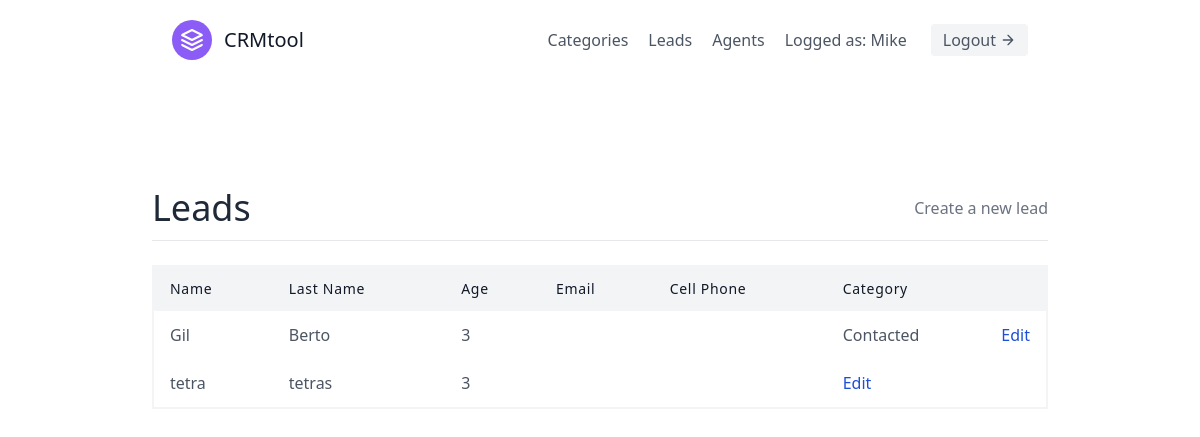
/leads/ (signed in), run on an earlier commit of the app's database.
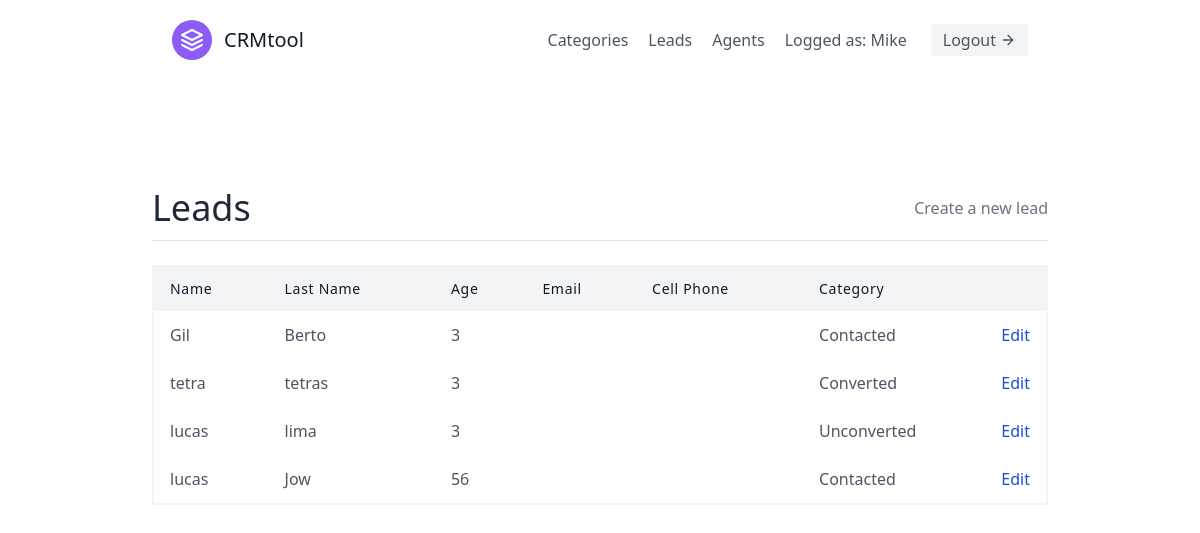
And on a later commit of the database.
### leads/models.py (models this page shows, shortened)
class User(AbstractUser):
    is_organisor = models.BooleanField(default=True)
    is_agent = models.BooleanField(default=False)

class Lead(models.Model):
    first_name = models.CharField(max_length=20)
    last_name = models.CharField(max_length=20)
    age = models.IntegerField(default=0)
    phone_number = models.CharField(blank=True, null=True, max_length=15)
    data_created = models.DateField(auto_now_add=True)
    organisation = models.ForeignKey(UserProfile, on_delete=models.CASCADE)
    agent = models.ForeignKey('Agent', blank=True, null=True, on_delete=models.SET_NULL) #Cascade means when agent is deleted leads is deleted too
    category = models.ForeignKey('Category', related_name='leads', blank=True, null=True, on_delete=models.SET_NULL)

class Category(models.Model):
    name = models.CharField(max_length=128)
    organisation = models.ForeignKey(UserProfile, on_delete=models.CASCADE)

### leads/views.py (the view)
# urls.py: path('', ListLeadsClassView.as_view(), name='list_lead'),
class ListLeadsClassView(LoginRequiredMixin, generic.ListView):
    template_name = 'leads/list_lead.html'
    context_object_name = 'leads'
    def get_queryset(self):
        user = self.request.user
        if (user.is_organisor):
            queryset = Lead.objects.filter(
                organisation=user.userprofile,
                agent__isnull=False
            )
        else:
            queryset = Lead.objects.filter(
                organisation=user.agent.organisation,
                agent__isnull=False
            )
            queryset = Lead.objects.filter(agent__user=user)
        return queryset
    def get_context_data(self, **kwargs):
        context = super(ListLeadsClassView, self).get_context_data(**kwargs)
        user = self.request.user
        if (user.is_organisor):
            queryset = Lead.objects.filter(
                organisation=user.userprofile,
                agent__isnull=True
            )
            context.update({
                'unassigned_leads':queryset
            })
        return context

### leads/templates/leads/list_lead.html (shortened to what this page needs)
{% extends 'base.html' %}
{% load static %}
{% block content %}
<section class="text-gray-600 body-font">
    <div class="container py-24 mx-auto flex flex-wrap">
        <div class="mb-6 container justify-between alin items-center py-3 border-gray-200 border-b flex flex-wrap">
            <div>
                <h1 class="text-4xl text-gray-800">Leads</h1>
            </div>
            <div>
                {% if request.user.is_organisor %}
                    <a class="text-gray-500 hover:text-blue-500" href="{% url 'leads:create_lead' %}">Create a new lead</a>
                {% endif %}
            </div>
        </div>
        <table class="table-auto w-full text-left whitespace-no-wrap border-gray-100 border-2">
            <thead>
                <tr>
                    <th class="px-4 py-3 title-font tracking-wider font-medium text-gray-900 text-sm bg-gray-100 rounded-tl rounded-bl">Name</th>
                    <th class="px-4 py-3 title-font tracking-wider font-medium text-gray-900 text-sm bg-gray-100">Last Name</th>
                    <th class="px-4 py-3 title-font tracking-wider font-medium text-gray-900 text-sm bg-gray-100">Age</th>
                    <th class="px-4 py-3 title-font tracking-wider font-medium text-gray-900 text-sm bg-gray-100">Email</th>
                    <th class="px-4 py-3 title-font tracking-wider font-medium text-gray-900 text-sm bg-gray-100">Cell Phone</th>
                    <th class="px-4 py-3 title-font tracking-wider font-medium text-gray-900 text-sm bg-gray-100">Category</th>
                </tr>
            </thead>
            <tbody>
            {% for lead in leads %}
                    <tr>
                        <td class="px-4 py-3"> <a href="{% url 'leads:detail_lead' pk=lead.id %}" class="hover:text-blue-500">{{ lead.first_name }}</a></td>
                        <td class="px-4 py-3"> {{ lead.last_name }} </td>
                        <td class="px-4 py-3"> {{ lead.age }} </td>
                        <td class="px-4 py-3"> {{ lead.email }} </td>
                        <td class="px-4 py-3"> {{ lead.cellphone }} </td>
                        <td class="px-4 py-3 flex flex-row justify-between"> {{ lead.category.name }} <a class="text-blue-700 hover:text-blue-300" href="{% url 'leads:update_category' pk=lead.id %}">Edit</a></td>
                    </tr>
            {% endfor %}
            </tbody>
        </table>
    </div>
  </section>
{% endblock content %}

### templates/base.html (shortened to what this page needs)
{% load static %}
<!DOCTYPE html>
<html lang="en">
    <head>
        <link href="https://unpkg.com/tailwindcss@^2/dist/tailwind.min.css" rel="stylesheet">
        <link rel="stylesheet" href="{% static 'css/main.css' %}">
    </head>
    <body>
        <div class="root max-w-4xl mx-auto">
            {% include 'navbar.html' %}
            {% block content %}
            {% endblock content %}
        </div>
    </body>
</html>

### templates/navbar.html
<header class="text-gray-600 body-font">
    <div class="container mx-auto flex flex-wrap p-5 flex-col md:flex-row items-center">
        <a class="flex title-font font-medium items-center text-gray-900 mb-4 md:mb-0">
        <svg xmlns="http://www.w3.org/2000/svg" fill="none" stroke="currentColor" stroke-linecap="round" stroke-linejoin="round" stroke-width="2" class="w-10 h-10 text-white p-2 bg-purple-500 rounded-full" viewBox="0 0 24 24">
            <path d="M12 2L2 7l10 5 10-5-10-5zM2 17l10 5 10-5M2 12l10 5 10-5"></path>
        </svg>
        <span class="ml-3 text-xl">CRMtool</span>
        </a>
        <nav class="md:ml-auto flex flex-wrap items-center text-base justify-center">
        {% if not request.user.is_authenticated %}
            <a href="{% url 'singup' %}" class="mr-5 hover:text-gray-900">SingUp</a>
        {% else %}
            <a href="{% url 'leads:list_category' %}" class="mr-5 hover:text-gray-900">Categories</a>
            <a href="{% url 'leads:list_lead' %}" class="mr-5 hover:text-gray-900">Leads</a>
            {% if not request.user.is_agent %}
                <a href="{% url 'agents:agent_list' %}" class="mr-5 hover:text-gray-900">Agents</a>
            {% endif %}
                Logged as: {{ request.user.username }}
        {% endif %}
        </nav>
        {% if not request.user.is_authenticated %}
            <a href="{% url 'login' %}" class="inline-flex items-center bg-gray-100 border-0 py-1 px-3 focus:outline-none hover:bg-gray-200 rounded text-base mt-4 md:mt-0">Login
            <svg fill="none" stroke="currentColor" stroke-linecap="round" stroke-linejoin="round" stroke-width="2" class="w-4 h-4 ml-1" viewBox="0 0 24 24">
            <path d="M5 12h14M12 5l7 7-7 7"></path>
            </svg>
            </a>
        {% else %}
            <a href="{% url 'logout' %}" class="ml-6 inline-flex items-center bg-gray-100 border-0 py-1 px-3 focus:outline-none hover:bg-gray-200 rounded text-base mt-4 md:mt-0">Logout
            <svg fill="none" stroke="currentColor" stroke-linecap="round" stroke-linejoin="round" stroke-width="2" class="w-4 h-4 ml-1" viewBox="0 0 24 24">
            <path d="M5 12h14M12 5l7 7-7 7"></path>
            </svg>
            </a>
        {% endif %}
    </div>
</header>

What changed in the data, as far as the page shows it:
changed Lead "tetra": category.name (not shown) → "Converted"
added Lead: first_name "lucas", last_name "lima", age "3", category.name "Unconverted"
added Lead: first_name "lucas", last_name "Jow", age "56", category.name "Contacted"
